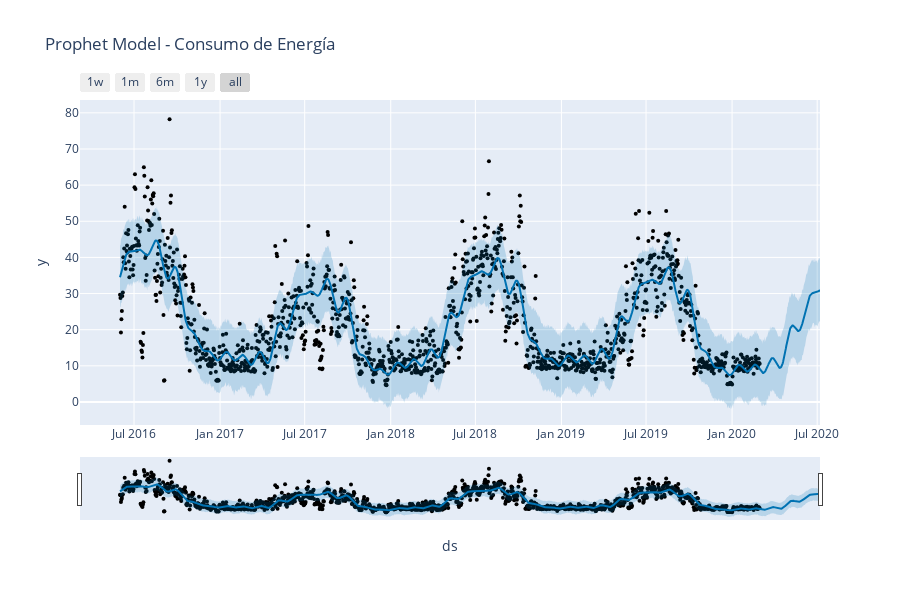
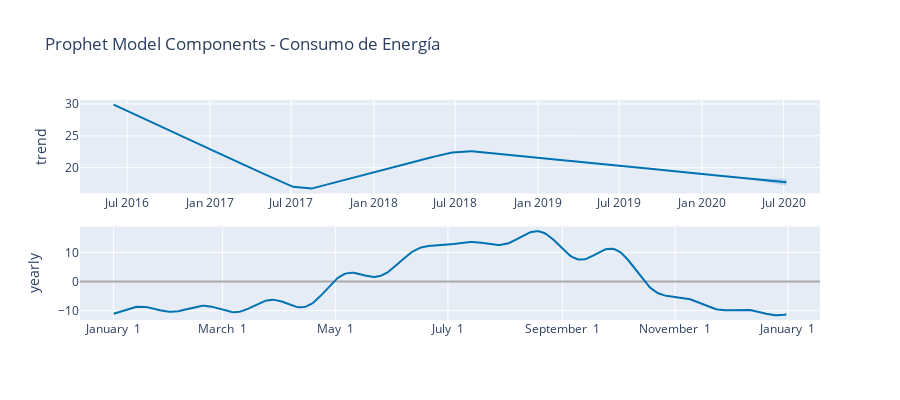
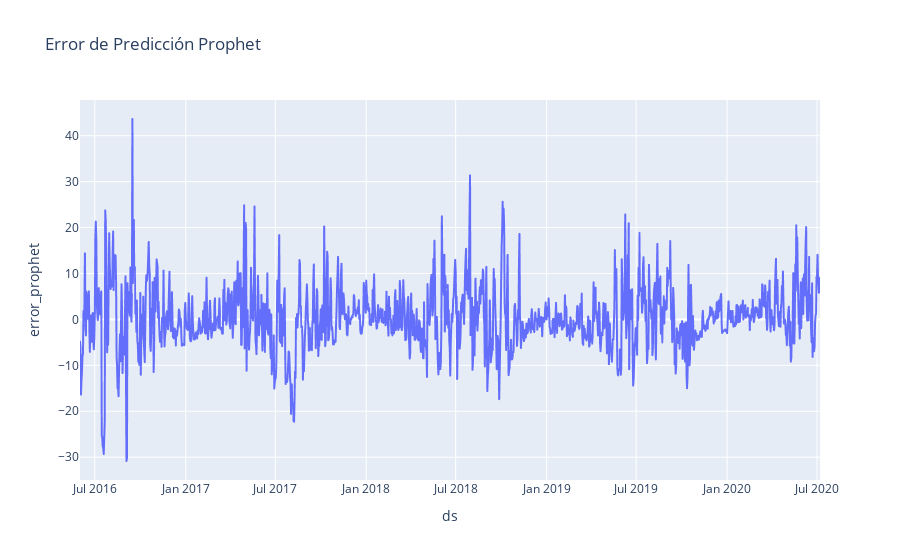

Here is the notebook cell these charts were saved with, in order:
### Markdown cell above
**Respuesta:**

### Code cell
#CODIGO AQUI
df_train.rename(columns = {'date': 'ds', 'Energy_kWh': 'y'}, inplace = True)
df_test.rename(columns = {'date': 'ds', 'Energy_kWh': 'y'}, inplace = True)

# prophet model
model = Prophet(yearly_seasonality=True, daily_seasonality=False, weekly_seasonality=False)
model.fit(df_train)

# predict
future = model.make_future_dataframe(periods=len(df_test), freq='D')
forecast = model.predict(future)

# plot predictions
fig = plot_plotly(model, forecast)
fig.update_layout(title='Prophet Model - Consumo de Energía')
fig.show()

# plot components
fig2 = plot_components_plotly(model, forecast)
fig2.update_layout(title='Prophet Model Components - Consumo de Energía')
fig2.show()

# Mae train
train_forecast = forecast[forecast['ds'] <= cutoff_date]
mae_train_prophet = mean_absolute_error(df_train['y'].values, train_forecast['yhat'].values)
print(f'MAE Train Prophet: {mae_train_prophet}')
# Mae test
test_forecast = forecast[forecast['ds'] > cutoff_date]
mae_test_prophet = mean_absolute_error(df_test['y'].values, test_forecast['yhat'].values)
print(f'MAE Test Prophet: {mae_test_prophet}')
# Pred - Real plot
full_pred_prophet = pd.concat([df_train, df_test])
full_pred_prophet = full_pred_prophet.merge(forecast[['ds', 'yhat']], on='ds', how='left')
full_pred_prophet['error_prophet'] = full_pred_prophet['y'] - full_pred_prophet['yhat']
fig3 = px.line(full_pred_prophet, x='ds', y='error_prophet', title='Error de Predicción Prophet')
fig3.show()

### Figure 1 — Plotly figure (JSON) as saved in the notebook; plotly's stock layout.template omitted (floating-point values rounded to 4 significant figures; data arrays with more than 128 entries replaced by an {"elided": "..."} marker saying what was removed)
{"data": [{"marker": {"color": "black", "size": 4}, "mode": "markers", "name": "Actual", "type": "scatter", "x": {"elided": "1369 str values"}, "y": {"elided": "1369 float values"}}, {"hoverinfo": "skip", "line": {"width": 0}, "mode": "lines", "type": "scatter", "x": {"elided": "1498 str values"}, "y": {"elided": "1498 float values"}}, {"fill": "tonexty", "fillcolor": "rgba(0, 114, 178, 0.2)", "line": {"color": "#0072B2", "width": 2}, "mode": "lines", "name": "Predicted", "type": "scatter", "x": {"elided": "1498 str values"}, "y": {"elided": "1498 float values"}}, {"fill": "tonexty", "fillcolor": "rgba(0, 114, 178, 0.2)", "hoverinfo": "skip", "line": {"width": 0}, "mode": "lines", "type": "scatter", "x": {"elided": "1498 str values"}, "y": {"elided": "1498 float values"}}], "layout": {"height": 600, "showlegend": false, "title": {"text": "Prophet Model - Consumo de Energía"}, "width": 900, "xaxis": {"rangeselector": {"buttons": [{"count": 7, "label": "1w", "step": "day", "stepmode": "backward"}, {"count": 1, "label": "1m", "step": "month", "stepmode": "backward"}, {"count": 6, "label": "6m", "step": "month", "stepmode": "backward"}, {"count": 1, "label": "1y", "step": "year", "stepmode": "backward"}, {"step": "all"}]}, "rangeslider": {"visible": true}, "title": {"text": "ds"}, "type": "date"}, "yaxis": {"title": {"text": "y"}}}}

### Figure 2 — Plotly figure (JSON) as saved in the notebook; plotly's stock layout.template omitted (floating-point values rounded to 4 significant figures; data arrays with more than 128 entries replaced by an {"elided": "..."} marker saying what was removed)
{"data": [{"line": {"color": "#0072B2", "width": 2}, "mode": "lines", "name": "trend", "type": "scatter", "x": {"elided": "1498 str values"}, "xaxis": "x", "y": {"elided": "1498 float values"}, "yaxis": "y"}, {"line": {"color": "rgba(0, 114, 178, 0.2)", "width": 0}, "mode": "lines", "name": "trend_upper", "type": "scatter", "x": {"elided": "1498 str values"}, "xaxis": "x", "y": {"elided": "1498 float values"}, "yaxis": "y"}, {"fill": "tonexty", "fillcolor": "rgba(0, 114, 178, 0.2)", "line": {"color": "rgba(0, 114, 178, 0.2)", "width": 0}, "mode": "lines", "name": "trend_lower", "type": "scatter", "x": {"elided": "1498 str values"}, "xaxis": "x", "y": {"elided": "1498 float values"}, "yaxis": "y"}, {"line": {"color": "#0072B2", "width": 2}, "mode": "lines", "name": "yearly", "type": "scatter", "x": {"elided": "365 str values"}, "xaxis": "x2", "y": {"elided": "365 float values"}, "yaxis": "y2"}], "layout": {"height": 400, "showlegend": false, "title": {"text": "Prophet Model Components - Consumo de Energía"}, "width": 900, "xaxis": {"anchor": "y", "domain": [0, 1], "range": ["2016-03-18T03:36:00", "2020-09-19T20:24:00"], "type": "date"}, "xaxis2": {"anchor": "y2", "domain": [0, 1], "range": ["2016-12-13T18:54:02.958904", "2018-01-18T11:04:57.863013"], "tickformat": "%B %e", "type": "date"}, "yaxis": {"anchor": "x", "domain": [0.575, 1], "rangemode": "normal", "title": {"text": "trend"}, "zerolinecolor": "#AAA"}, "yaxis2": {"anchor": "x2", "domain": [0, 0.425], "title": {"text": "yearly"}, "zerolinecolor": "#AAA"}}}

### Figure 3 — Plotly figure (JSON) as saved in the notebook; plotly's stock layout.template omitted (floating-point values rounded to 4 significant figures; data arrays with more than 128 entries replaced by an {"elided": "..."} marker saying what was removed)
{"data": [{"hovertemplate": "ds=%{x}<br>error_prophet=%{y}<extra></extra>", "legendgroup": "", "line": {"color": "#636efa", "dash": "solid"}, "marker": {"symbol": "circle"}, "mode": "lines", "name": "", "showlegend": false, "type": "scattergl", "x": {"elided": "1498 str values"}, "xaxis": "x", "y": {"elided": "1498 float values"}, "yaxis": "y"}], "layout": {"legend": {"tracegroupgap": 0}, "title": {"text": "Error de Predicción Prophet"}, "xaxis": {"anchor": "y", "domain": [0, 1], "title": {"text": "ds"}}, "yaxis": {"anchor": "x", "domain": [0, 1], "title": {"text": "error_prophet"}}}}
